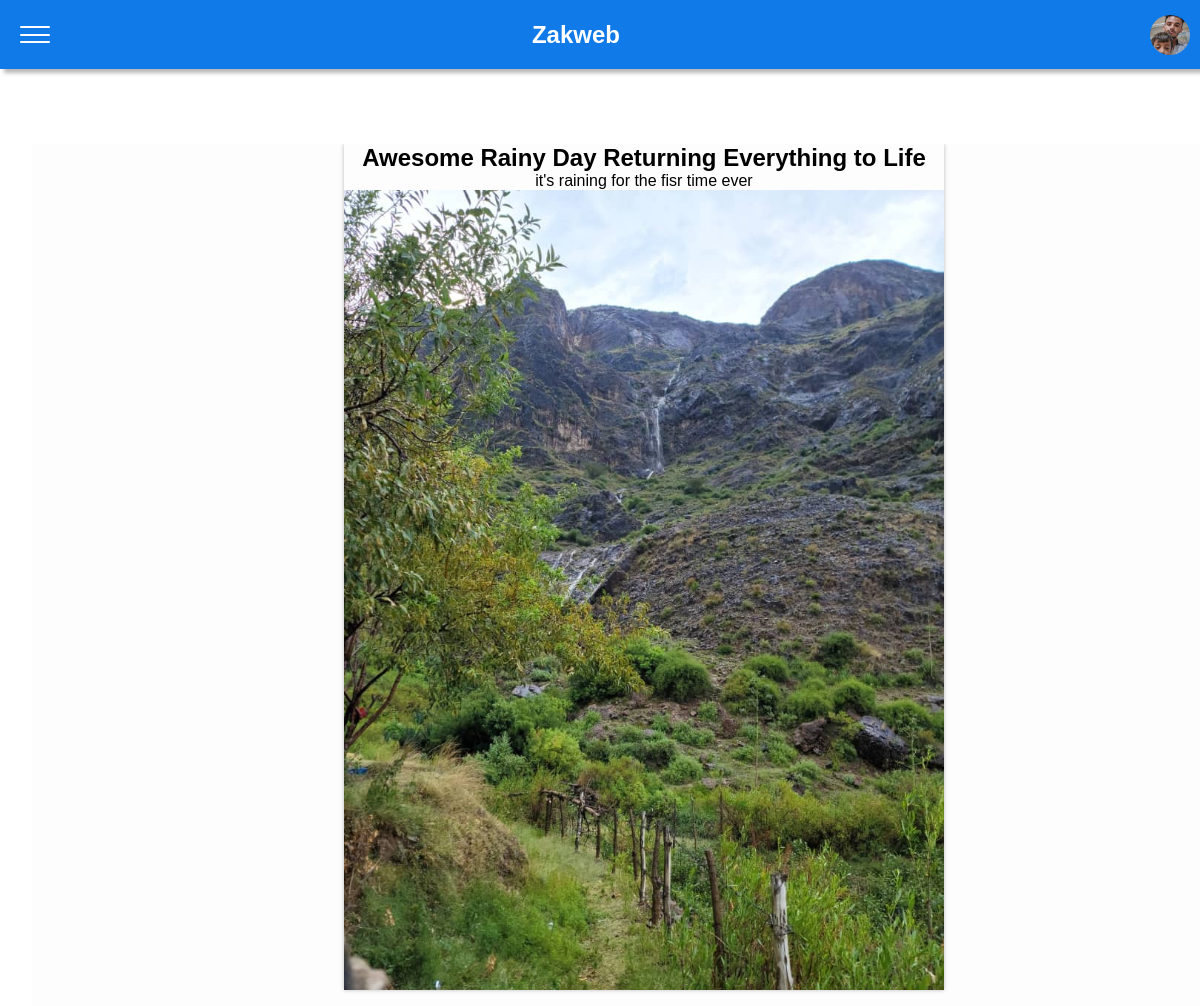
The app's page /post/1/ (signed in) with its own data.
### main/models.py (models this page shows, shortened)
class UserProfile(models.Model):
    user_profile = models.OneToOneField(User,on_delete=models.CASCADE,verbose_name='User profile')
    name = models.CharField(max_length=20, blank=True, null=True)
    bio = models.CharField(max_length=50, blank=True, null=True)
    image = models.ImageField(upload_to='user_images',blank=True)
    class Meta:
        verbose_name = 'User profile'
        verbose_name_plural = 'User profiles'

class Post(models.Model):
    category = models.ForeignKey(Category, on_delete= models.CASCADE)
    author = models.ForeignKey(User, on_delete=models.CASCADE,verbose_name="Author")
    title = models.CharField(max_length=200,default='', verbose_name="Title")
    text = models.TextField(max_length=10000, verbose_name="Text")
    image = models.ImageField(upload_to='images')
    text_2 = models.TextField(max_length=10000, blank=True, verbose_name="Second Text")
    video = models.FileField(upload_to='videos/', blank=True, null=True)
    image_2 = models.ImageField(upload_to='images/', blank=True, null=True)
    text_3 = models.TextField(max_length=10000, blank=True, verbose_name="Third Text")
    image_3 = models.ImageField(upload_to='images/', blank=True, null=True)
    video_2 = models.FileField(upload_to='videos/', blank=True, null=True)
    created_at = models.DateTimeField(auto_now_add=True, verbose_name="Created At", db_index=True)
    updated_at = models.DateTimeField(auto_now=True, verbose_name="Updated At")
    class Meta:
        verbose_name = "Post"
        verbose_name_plural = "Posts"
        indexes = [
            models.Index(fields=['created_at']),  # Add index for created_at field
        ]

### main/views.py (the view)
# urls.py: path('post/<int:id>/',views.post_view, name="post"),
def post_view(request,id):
    post = get_object_or_404(Post,pk=id)
    if request.user.is_authenticated:
        user_image = UserProfile.objects.filter(user_profile=request.user).first()
    else:
        user_image = None
    context = {'form':post,"profile":user_image}
    return render(request,'home/post.html',context)

### main/templates/home/post.html (shortened to what this page needs)
{% extends "home/layout.html"%}
{% block main %}
    <section class="main-post">
        <div class="post-contents" >
            <h2>{{form.title}}</h2>
            <p>{{form.text}}</p>
            <img src="{{form.image.url}}" alt="">
        </div>
    </section>
{% endblock %}

### main/templates/home/layout.html (shortened to what this page needs)
<!DOCTYPE html>
<html lang="en">
<head>
    {% load static %}
    <link rel="stylesheet" href="{% static 'css/home.css' %}">
    <link rel="stylesheet" href="{% static 'css/room1.css' %}">
</head>
<body class="">
    <header>
        <nav>
            <div class="ham-menu">
                <span></span>
                <span></span>
                <span></span>
            </div>
            <h1 id="page-name">Zakweb</h1>
            {% if user.is_authenticated %}
            <a href="{% url 'profile' %}" class="profile-page" >
                {% if profile.image %}
                    <img src="{{profile.image.url}}" alt="">
                {% else %}
                   <img src="{% static '/system/profile1.png' %}" alt="" >
                {% endif %}
            </a>
            {% else %}
            <a href="{% url 'login' %}" class="login">Login</a>
            {% endif %}
        </nav>
    </header>
        <main>
        {% block main %}
        {% endblock %}
        </main>
</body>
</html>

### main/static/css/home.css (style rules this page uses)
:root { --bg-color: rgba(255, 255, 255, 0.832); --shadow-color: rgb(184, 184, 184); --nav-bg-color: rgb(17, 122, 233); --main-bg-color: rgba(252, 252, 252, 0.63); --text-color: white; --body-text-color: black; --log-color: rgba(0, 166, 255, 0.828); }
* { padding: 0; margin: 0; box-sizing: border-box; overflow-x: hidden; }
body { display: block; font-family: Arial, Helvetica, sans-serif; background-color: var(--bg-color); color: var(--body-text-color); width: 100vw; max-width: 100vw; }
header { width: 100vw; }
nav { display: flex; position: fixed; top: 0; z-index: 1; padding: 0.6rem; background-color: var(--nav-bg-color); color: var(--text-color); align-items: center; box-shadow: 4px 4px 4px var(--shadow-color); width: 100%; }
.ham-menu { position: relative; display: flex; flex-direction: column; align-items: center; height: 50px; width: 50px; cursor: pointer; border-radius: 50%; padding: 10px; }
.ham-menu span { position: absolute; margin-top: 9%; left: 50%; background-color: white; height: 2px; width: 30px; border-radius: 7px; cursor: pointer; transform: translate(-50%, -50%); transition: transform .6s, opacity .8s, top .4s; }
.ham-menu span:nth-child(1) { top: 25%; }
.ham-menu span:nth-child(2) { top: 41%; }
.ham-menu span:nth-child(3) { top: 56%; }
nav h1 { margin-left: 40%; }
.profile-page { position: relative; margin-left:auto; color: white; width: 2.5rem; height: 2.5rem; }
.profile-page img { position: absolute; width: 100%; height: 100%; border-radius: 50%; object-fit: cover; }
main { position: relative; display: flex; flex-direction: column; gap: 1rem; width: 100vw; align-items: center; justify-content: center; margin-top: 9rem; margin-left: 2rem; background-color: var(--main-bg-color); }

### main/static/css/room1.css (style rules this page uses)
.main-post { position: relative; left: 1%; width: 50vw; box-shadow: 0px 0px 4px var(--shadow-color); }
.post-contents { display: flex; flex-direction: column; align-items: center; }
.post-contents img { width: 100%; object-fit: cover; }

### records on screen
UserProfile: image (picture)
Post: title "Awesome Rainy Day Returning Everything to Life", text "it's raining for the fisr time ever", image (picture)
